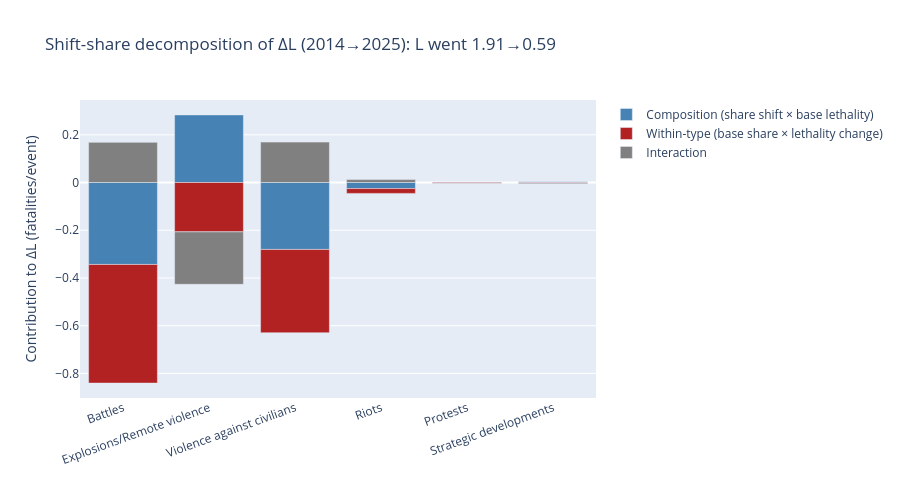

Notebook code cell kept with this figure:
### Code cell
# Per-type contribution bar chart (composition vs within)
contrib_plot = contrib.set_index('EVENT_TYPE').loc[TYPE_ORDER]
fig_dec = go.Figure()
fig_dec.add_trace(go.Bar(x=contrib_plot.index, y=contrib_plot['d_comp'],
                         name='Composition (share shift × base lethality)', marker_color='steelblue'))
fig_dec.add_trace(go.Bar(x=contrib_plot.index, y=contrib_plot['d_within'],
                         name='Within-type (base share × lethality change)', marker_color='firebrick'))
fig_dec.add_trace(go.Bar(x=contrib_plot.index, y=contrib_plot['d_inter'],
                         name='Interaction', marker_color='grey'))
fig_dec.update_layout(title=f'Shift-share decomposition of ΔL (2014→2025): L went {L0:.2f}→{L1:.2f}',
                      barmode='relative', yaxis_title='Contribution to ΔL (fatalities/event)',
                      height=480, xaxis_tickangle=-20)
fig_dec.write_html(FIGDIR / '03_decomposition.html', include_plotlyjs='cdn')
fig_dec.show()

### Figure 1 — Plotly figure (JSON) as saved in the notebook; plotly's stock layout.template omitted (floating-point values rounded to 4 significant figures)
{"data": [{"marker": {"color": "steelblue"}, "name": "Composition (share shift × base lethality)", "type": "bar", "x": ["Battles", "Explosions/Remote violence", "Violence against civilians", "Riots", "Protests", "Strategic developments"], "y": [-0.3434, 0.2833, -0.2804, -0.0254, 0.001313, 0.003681]}, {"marker": {"color": "firebrick"}, "name": "Within-type (base share × lethality change)", "type": "bar", "x": ["Battles", "Explosions/Remote violence", "Violence against civilians", "Riots", "Protests", "Strategic developments"], "y": [-0.4972, -0.2068, -0.3491, -0.02013, -0.004088, -0.002934]}, {"marker": {"color": "grey"}, "name": "Interaction", "type": "bar", "x": ["Battles", "Explosions/Remote violence", "Violence against civilians", "Riots", "Protests", "Strategic developments"], "y": [0.1682, -0.2199, 0.1694, 0.01229, -0.001225, -0.003209]}], "layout": {"barmode": "relative", "height": 480, "title": {"text": "Shift-share decomposition of ΔL (2014→2025): L went 1.91→0.59"}, "xaxis": {"tickangle": -20}, "yaxis": {"title": {"text": "Contribution to ΔL (fatalities/event)"}}}}
